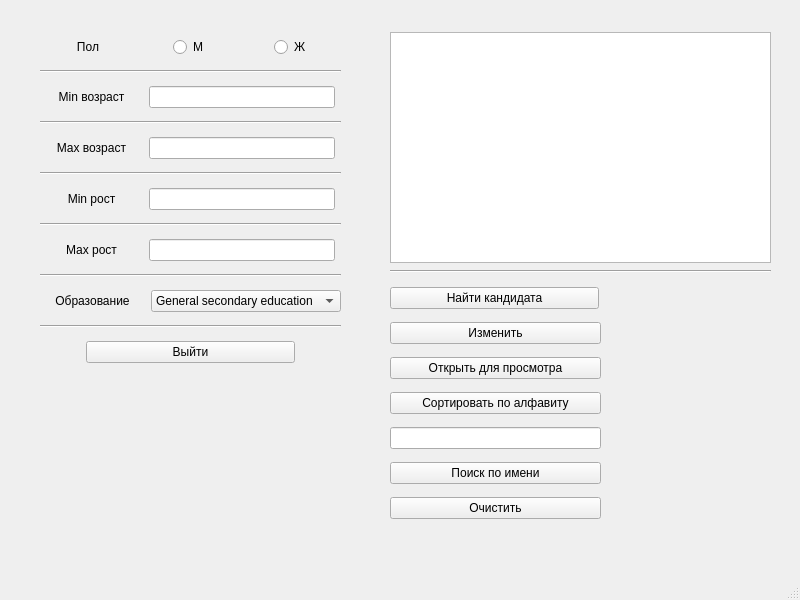
<?xml version="1.0" encoding="UTF-8"?>
<ui version="4.0">
 <class>datingServices</class>
 <widget class="QMainWindow" name="datingServices">
  <property name="geometry">
   <rect>
    <x>0</x>
    <y>0</y>
    <width>800</width>
    <height>600</height>
   </rect>
  </property>
  <property name="windowTitle">
   <string>datingServices</string>
  </property>
  <widget class="QWidget" name="centralwidget">
   <widget class="QTextBrowser" name="textBrowser">
    <property name="geometry">
     <rect>
      <x>390</x>
      <y>32</y>
      <width>381</width>
      <height>231</height>
     </rect>
    </property>
   </widget>
   <widget class="Line" name="line_6">
    <property name="geometry">
     <rect>
      <x>390</x>
      <y>270</y>
      <width>381</width>
      <height>3</height>
     </rect>
    </property>
    <property name="orientation">
     <enum>Qt::Horizontal</enum>
    </property>
   </widget>
   <widget class="QWidget" name="layoutWidget">
    <property name="geometry">
     <rect>
      <x>390</x>
      <y>280</y>
      <width>211</width>
      <height>246</height>
     </rect>
    </property>
    <layout class="QVBoxLayout" name="verticalLayout_2">
     <item>
      <widget class="QPushButton" name="pushButton_4">
       <property name="enabled">
        <bool>true</bool>
       </property>
       <property name="maximumSize">
        <size>
         <width>209</width>
         <height>16777215</height>
        </size>
       </property>
       <property name="text">
        <string>Найти кандидата</string>
       </property>
      </widget>
     </item>
     <item>
      <widget class="QPushButton" name="pushButton_7">
       <property name="text">
        <string>Изменить</string>
       </property>
      </widget>
     </item>
     <item>
      <widget class="QPushButton" name="pushButton_2">
       <property name="text">
        <string>Открыть для просмотра</string>
       </property>
      </widget>
     </item>
     <item>
      <widget class="QPushButton" name="pushButton_3">
       <property name="text">
        <string>Сортировать по алфавиту</string>
       </property>
      </widget>
     </item>
     <item>
      <widget class="QLineEdit" name="searchLineEdit"/>
     </item>
     <item>
      <widget class="QPushButton" name="pushButton_5">
       <property name="text">
        <string>Поиск по имени</string>
       </property>
      </widget>
     </item>
     <item>
      <widget class="QPushButton" name="pushButton_6">
       <property name="text">
        <string>Очистить</string>
       </property>
      </widget>
     </item>
    </layout>
   </widget>
   <widget class="QWidget" name="layoutWidget">
    <property name="geometry">
     <rect>
      <x>40</x>
      <y>30</y>
      <width>301</width>
      <height>347</height>
     </rect>
    </property>
    <layout class="QVBoxLayout" name="verticalLayout">
     <item>
      <layout class="QHBoxLayout" name="horizontalLayout_6">
       <item>
        <widget class="QLabel" name="label_6">
         <property name="text">
          <string>&lt;html&gt;&lt;head/&gt;&lt;body&gt;&lt;p align=&quot;center&quot;&gt;Пол&lt;/p&gt;&lt;/body&gt;&lt;/html&gt;</string>
         </property>
        </widget>
       </item>
       <item alignment="Qt::AlignHCenter">
        <widget class="QRadioButton" name="radioButton">
         <property name="text">
          <string>М</string>
         </property>
        </widget>
       </item>
       <item alignment="Qt::AlignHCenter">
        <widget class="QRadioButton" name="radioButton_2">
         <property name="text">
          <string>Ж</string>
         </property>
        </widget>
       </item>
      </layout>
     </item>
     <item>
      <widget class="Line" name="line_7">
       <property name="orientation">
        <enum>Qt::Horizontal</enum>
       </property>
      </widget>
     </item>
     <item>
      <layout class="QHBoxLayout" name="horizontalLayout">
       <item>
        <widget class="QLabel" name="label">
         <property name="maximumSize">
          <size>
           <width>95</width>
           <height>16777215</height>
          </size>
         </property>
         <property name="text">
          <string>&lt;html&gt;&lt;head/&gt;&lt;body&gt;&lt;p align=&quot;center&quot;&gt;Min возраст&lt;/p&gt;&lt;/body&gt;&lt;/html&gt;</string>
         </property>
        </widget>
       </item>
       <item>
        <widget class="QLineEdit" name="lineEdit">
         <property name="maximumSize">
          <size>
           <width>186</width>
           <height>16777215</height>
          </size>
         </property>
        </widget>
       </item>
      </layout>
     </item>
     <item>
      <widget class="Line" name="line_2">
       <property name="orientation">
        <enum>Qt::Horizontal</enum>
       </property>
      </widget>
     </item>
     <item>
      <layout class="QHBoxLayout" name="horizontalLayout_2">
       <item>
        <widget class="QLabel" name="label_2">
         <property name="maximumSize">
          <size>
           <width>95</width>
           <height>16777215</height>
          </size>
         </property>
         <property name="text">
          <string>&lt;html&gt;&lt;head/&gt;&lt;body&gt;&lt;p align=&quot;center&quot;&gt;Max возраст&lt;/p&gt;&lt;/body&gt;&lt;/html&gt;</string>
         </property>
        </widget>
       </item>
       <item>
        <widget class="QLineEdit" name="lineEdit_2">
         <property name="maximumSize">
          <size>
           <width>186</width>
           <height>16777215</height>
          </size>
         </property>
        </widget>
       </item>
      </layout>
     </item>
     <item>
      <widget class="Line" name="line_3">
       <property name="orientation">
        <enum>Qt::Horizontal</enum>
       </property>
      </widget>
     </item>
     <item>
      <layout class="QHBoxLayout" name="horizontalLayout_3">
       <item>
        <widget class="QLabel" name="label_3">
         <property name="maximumSize">
          <size>
           <width>95</width>
           <height>16777215</height>
          </size>
         </property>
         <property name="text">
          <string>&lt;html&gt;&lt;head/&gt;&lt;body&gt;&lt;p align=&quot;center&quot;&gt;Min рост&lt;/p&gt;&lt;/body&gt;&lt;/html&gt;</string>
         </property>
        </widget>
       </item>
       <item>
        <widget class="QLineEdit" name="lineEdit_3">
         <property name="maximumSize">
          <size>
           <width>186</width>
           <height>16777215</height>
          </size>
         </property>
        </widget>
       </item>
      </layout>
     </item>
     <item>
      <widget class="Line" name="line_5">
       <property name="orientation">
        <enum>Qt::Horizontal</enum>
       </property>
      </widget>
     </item>
     <item>
      <layout class="QHBoxLayout" name="horizontalLayout_4">
       <item>
        <widget class="QLabel" name="label_5">
         <property name="maximumSize">
          <size>
           <width>95</width>
           <height>16777215</height>
          </size>
         </property>
         <property name="text">
          <string>&lt;html&gt;&lt;head/&gt;&lt;body&gt;&lt;p align=&quot;center&quot;&gt;Max рост&lt;/p&gt;&lt;/body&gt;&lt;/html&gt;</string>
         </property>
        </widget>
       </item>
       <item>
        <widget class="QLineEdit" name="lineEdit_4">
         <property name="maximumSize">
          <size>
           <width>186</width>
           <height>16777215</height>
          </size>
         </property>
        </widget>
       </item>
      </layout>
     </item>
     <item>
      <widget class="Line" name="line_4">
       <property name="orientation">
        <enum>Qt::Horizontal</enum>
       </property>
      </widget>
     </item>
     <item>
      <layout class="QHBoxLayout" name="horizontalLayout_5">
       <item>
        <widget class="QLabel" name="label_4">
         <property name="text">
          <string>&lt;html&gt;&lt;head/&gt;&lt;body&gt;&lt;p align=&quot;center&quot;&gt;Образование&lt;/p&gt;&lt;/body&gt;&lt;/html&gt;</string>
         </property>
        </widget>
       </item>
       <item>
        <widget class="QComboBox" name="comboBox">
         <property name="maximumSize">
          <size>
           <width>192</width>
           <height>16777215</height>
          </size>
         </property>
         <item>
          <property name="text">
           <string>General secondary education</string>
          </property>
         </item>
         <item>
          <property name="text">
           <string>Secondary special education</string>
          </property>
         </item>
         <item>
          <property name="text">
           <string>Higher education</string>
          </property>
         </item>
        </widget>
       </item>
      </layout>
     </item>
     <item>
      <widget class="Line" name="line">
       <property name="orientation">
        <enum>Qt::Horizontal</enum>
       </property>
      </widget>
     </item>
     <item alignment="Qt::AlignHCenter">
      <widget class="QPushButton" name="pushButton">
       <property name="minimumSize">
        <size>
         <width>209</width>
         <height>0</height>
        </size>
       </property>
       <property name="maximumSize">
        <size>
         <width>209</width>
         <height>16777215</height>
        </size>
       </property>
       <property name="text">
        <string>Выйти</string>
       </property>
      </widget>
     </item>
    </layout>
   </widget>
  </widget>
  <widget class="QMenuBar" name="menubar">
   <property name="geometry">
    <rect>
     <x>0</x>
     <y>0</y>
     <width>800</width>
     <height>25</height>
    </rect>
   </property>
  </widget>
  <widget class="QStatusBar" name="statusbar"/>
 </widget>
 <resources/>
 <connections/>
</ui>
